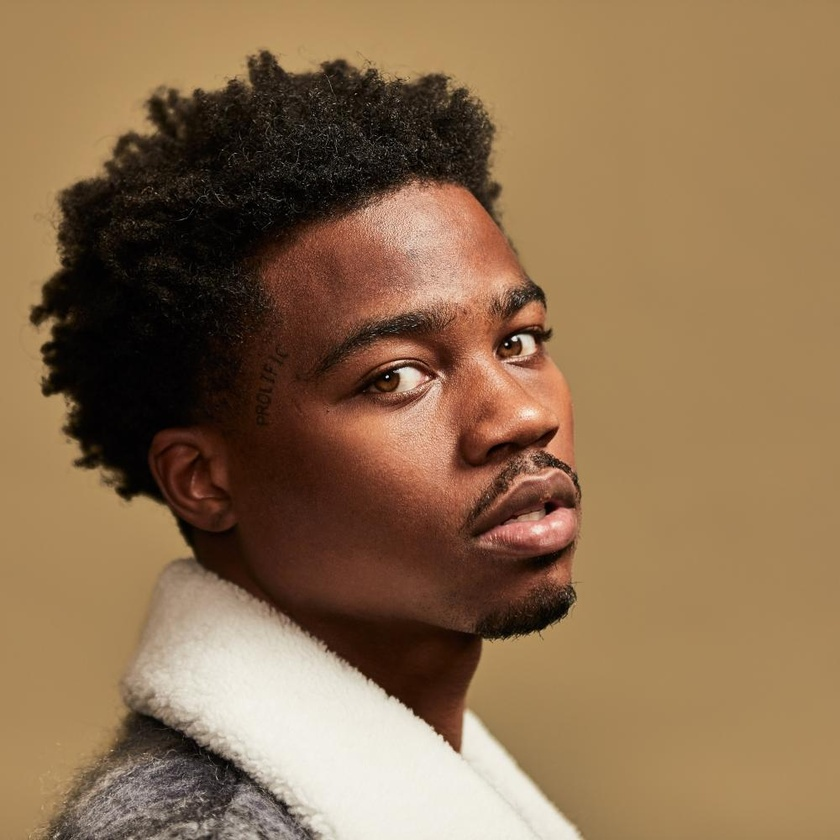
#> input picture sample.jpg, 840 x 840 px, shrunk from 1000 x 1000 before the run
$ jupyter execute Group18_Canny_Edge_Detection.ipynb
#> lines starting #> are read from the running program, lines starting #| are printed output that depends on the picture; after the words box and inside, x2 and y2 are one past the last pixel; in counts of white or black regions, pixels touching at a corner belong together
DCIT407 Semester Project
Edge-Based Image Segmentation Using Canny Edge Detection

️1️⃣ Introduction

Image segmentation is the process of dividing an image into meaningful regions to simplify analysis. It plays a critical role in computer vision tasks such as object detection, medical imaging, autonomous driving, and surveillance.

One common approach to segmentation is edge-based segmentation, where object boundaries are detected first and then used to define regions.

In this project, we implement edge-based segmentation using the Canny edge detection algorithm. The Canny method is widely recognized for its accuracy, noise robustness, and ability to produce thin and well-localized edges.

##  2️⃣Theoretical Background

### 2.1 Edge Detection
Edges represent sharp intensity changes in an image. If the image intensity function is $I(x, y)$, edges occur where the gradient is large:

$$G_x = \frac{\partial I}{\partial x}, \quad G_y = \frac{\partial I}{\partial y}$$

The gradient magnitude is:
$$G = \sqrt{G_x^2 + G_y^2}$$

Large values of $G$ indicate strong edges.

### 2.2 Canny Edge Detection Algorithm
The Canny algorithm was developed by John F. Canny in 1986. It consists of five major steps:

#### Step 1: Gaussian Smoothing
Noise reduction is performed using a Gaussian filter to prevent the algorithm from mistaking "image noise" for actual edges.

The mathematical formula for the Gaussian kernel is:
$$G(x,y) = \frac{1}{2\pi\sigma^2} e^{-\frac{x^2 + y^2}{2\sigma^2}}$$

**Where:**
* $\sigma$ (Sigma) controls the amount of smoothing.
* $x$ and $y$ are the distances from the origin in the horizontal and vertical axes.

Step 2: Gradient ComputationThe algorithm finds the intensity gradients of the image by applying Sobel operators in both horizontal ($G_x$) and vertical ($G_y$) directions. This reveals where the pixel intensity changes most sharply.Gradient Magnitude ($G$): This represents the strength of the edge at each pixel.$$G = \sqrt{G_x^2 + G_y^2}$$Edge Direction ($\theta$): This helps the algorithm understand the orientation of the edge, which is necessary for the next step (Non-Maximum Suppression).$$\theta = \tan^{-1}\left(\frac{G_y}{G_x}\right)$$

Step 3: Non-Maximum Suppression

Only local maximum pixels along the gradient direction are retained.
This produces thin edges.

Step 4: Double Thresholding

Two thresholds classify edges into:

Strong edges

Weak edges

Non-edges

Step 5: Edge Tracking by Hysteresis

Weak edges connected to strong edges are preserved.
Isolated weak edges are removed.

2.3 Edge-Based Segmentation

After detecting edges, segmentation is achieved by extracting contours. Contours represent object boundaries and allow us to separate foreground objects from the background.

3️⃣. Methodology

The following procedure was used:

Load the image.

Convert image to grayscale.

Apply Gaussian blur to reduce noise.

Apply Canny edge detection.

Extract contours from edges.

Draw contours to segment objects.

Compare results.

Libraries used:

OpenCV

NumPy

Matplotlib

[cell 1]
# 4️⃣ implementation

import cv2
import numpy as np
import matplotlib.pyplot as plt

# Load image
image = cv2.imread('sample.jpg')
#> image is the input picture: shape (840, 840, 3); mean B, G, R 79.8, 110.6, 139.9

# Check if image loaded
if image is None:
    print("Error: Image not found.")
else:
    print("Image loaded successfully.")

# Convert to RGB
image_rgb = cv2.cvtColor(image, cv2.COLOR_BGR2RGB)

# Convert to grayscale
gray = cv2.cvtColor(image, cv2.COLOR_BGR2GRAY)
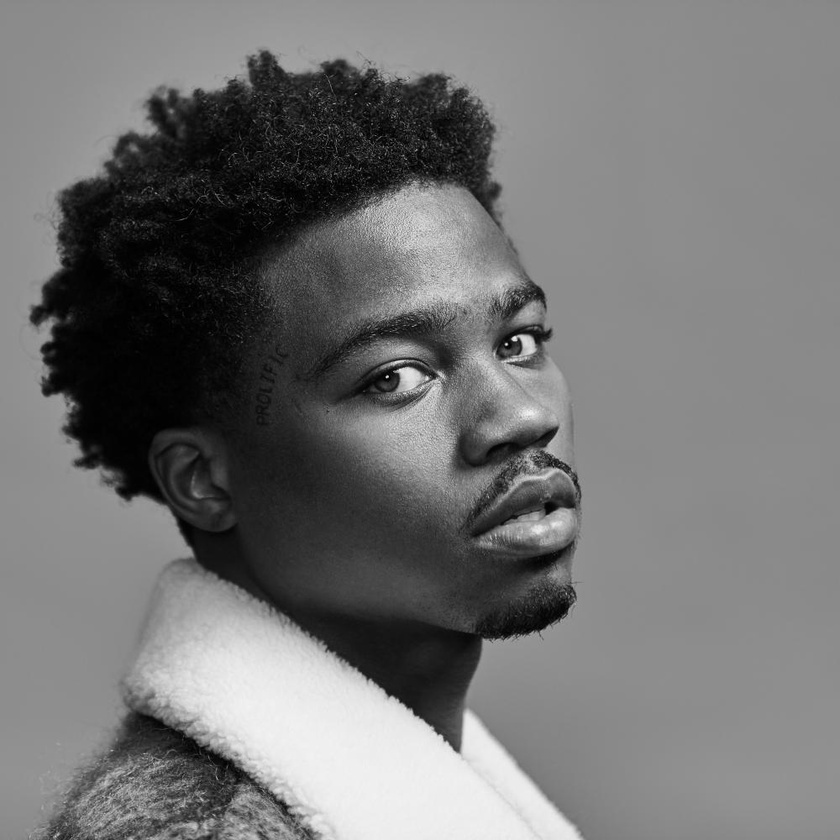
#> gray: shape (840, 840); min 0, max 243, mean 115.9

# Apply Gaussian blur
blur = cv2.GaussianBlur(gray, (5,5), 1.4)

# Apply Canny edge detection
edges = cv2.Canny(blur, 100, 200)
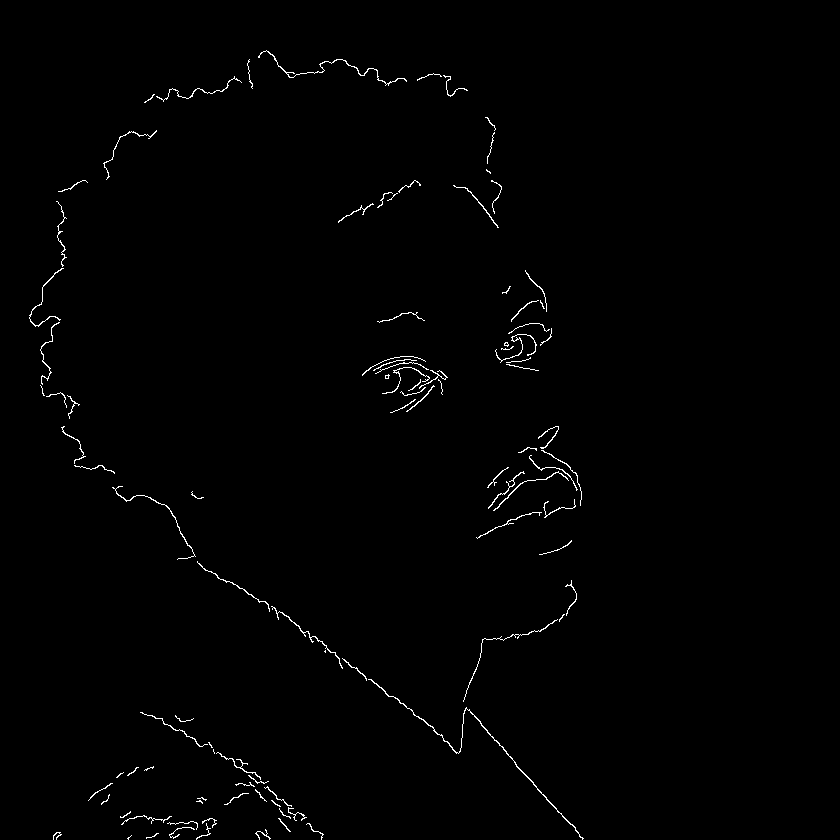
#> edges: shape (840, 840); 0.78% white in thin lines or dots, all inside (x1, y1, x2, y2) = (29, 50, 584, 840)

# Display original and edges
plt.figure(figsize=(12,5))

plt.subplot(1,2,1)
plt.title("Original Image")
plt.imshow(image_rgb)
plt.axis("off")

plt.subplot(1,2,2)
plt.title("Canny Edges")
plt.imshow(edges, cmap='gray')
plt.axis("off")

plt.show()
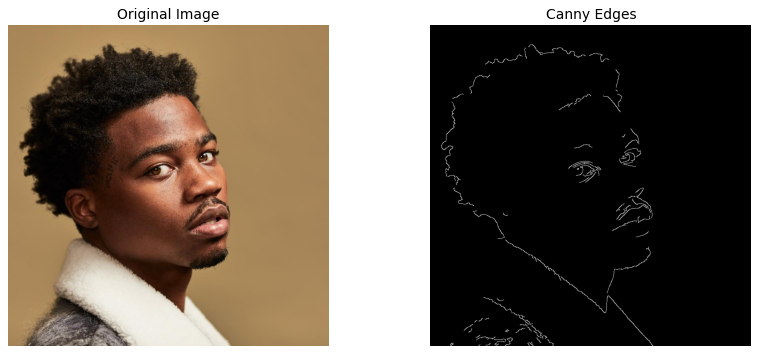
#> figure drawn by matplotlib, 2 panels

[cell 2]
# 4️⃣  Contour based segmentation
# Find contours
contours, _ = cv2.findContours(edges, cv2.RETR_EXTERNAL, cv2.CHAIN_APPROX_SIMPLE)
#> contours = 100 contours, 75 with area under 20; largest, box (x1, y1, x2, y2) and area: (368, 679, 584, 840) 154, (258, 50, 407, 86) 61, (271, 606, 343, 669) 46, (112, 486, 196, 560) 41, (29, 268, 64, 327) 40

# Copy image
segmented = image_rgb.copy()

# Draw contours
cv2.drawContours(segmented, contours, -1, (0,255,0), 2)
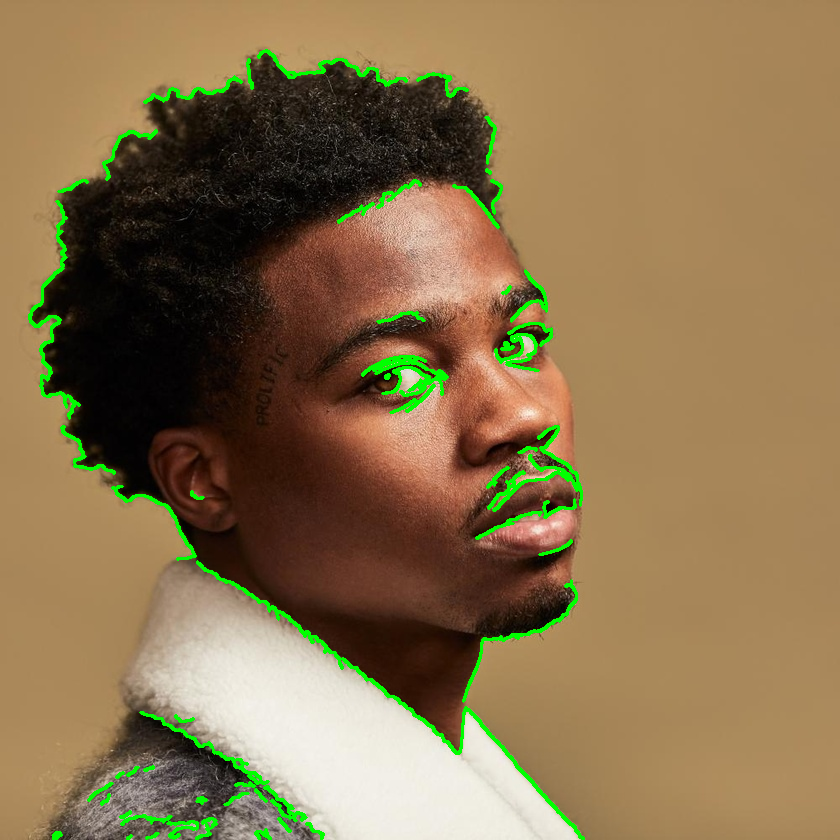
#> segmented: shape (840, 840, 3); mean R, G, B 136.7, 114.6, 77.9

# Display segmented image
plt.figure(figsize=(6,6))
plt.title("Segmented Image Using Canny Edges")
plt.imshow(segmented)
plt.axis("off")
plt.show()

$ run again, with image.png saved as sample.jpg
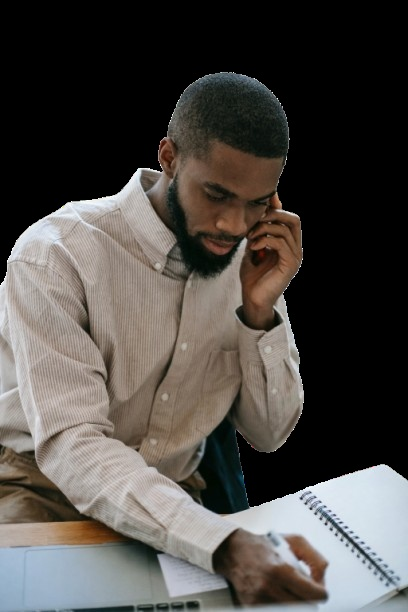
#> input picture image.png, 408 x 612 px
#> image is the input picture: shape (612, 408, 3); mean B, G, R 70.8, 74.5, 78.2
#> `edges = cv2.Canny(blur, 100, 200)`:
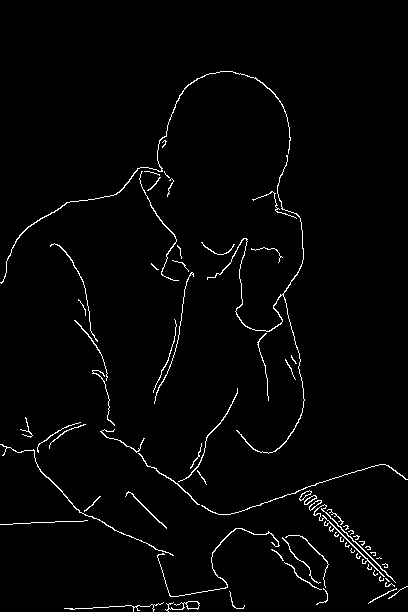
#> edges: shape (612, 408); 2.1% white in thin lines or dots, all inside (x1, y1, x2, y2) = (0, 71, 408, 612)
#> contours = 70 contours, 50 with area under 20; largest, box (x1, y1, x2, y2) and area: (207, 155, 305, 454) 142, (313, 504, 396, 583) 136, (0, 71, 291, 284) 131, (165, 601, 200, 612) 93, (0, 444, 174, 556) 73
#> `cv2.drawContours(segmented, contours, -1, (0,255,0), 2)`:
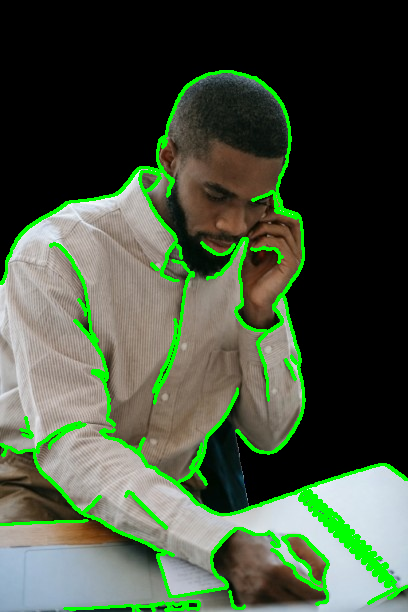
#> segmented: shape (612, 408, 3); mean R, G, B 70.8, 84.6, 63.8
